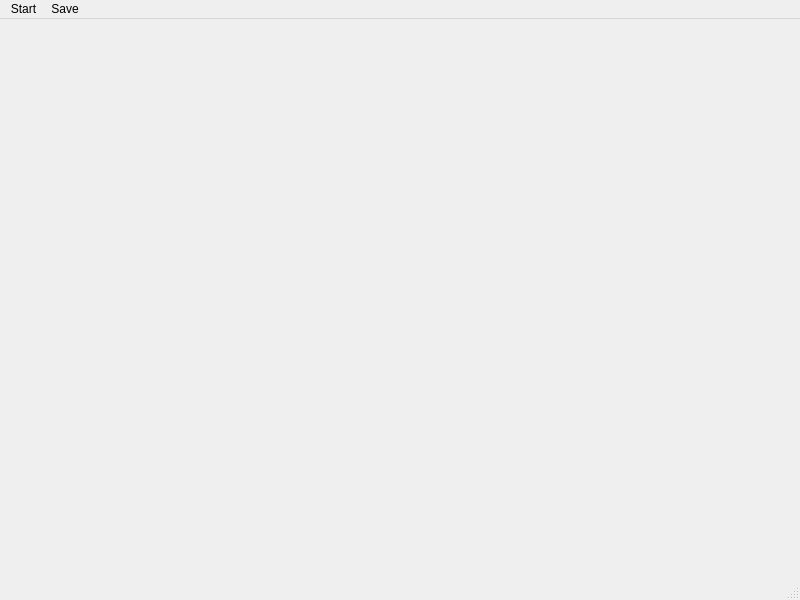
<?xml version="1.0" encoding="UTF-8"?>
<ui version="4.0">
 <class>MainWindow</class>
 <widget class="QMainWindow" name="MainWindow">
  <property name="geometry">
   <rect>
    <x>0</x>
    <y>0</y>
    <width>800</width>
    <height>600</height>
   </rect>
  </property>
  <property name="windowTitle">
   <string>OAST</string>
  </property>
  <widget class="QWidget" name="centralwidget"/>
  <widget class="QMenuBar" name="menubar">
   <property name="geometry">
    <rect>
     <x>0</x>
     <y>0</y>
     <width>800</width>
     <height>20</height>
    </rect>
   </property>
   <widget class="QMenu" name="menuStart">
    <property name="title">
     <string>Start</string>
    </property>
    <addaction name="actionBrute"/>
    <addaction name="actionEvoDAP"/>
    <addaction name="actionEvoDDAP"/>
   </widget>
   <widget class="QMenu" name="menuSave">
    <property name="title">
     <string>Save</string>
    </property>
    <addaction name="actionSaveBrute"/>
    <addaction name="actionSaveEvoDAP"/>
    <addaction name="actionSaveEvoDDAP"/>
   </widget>
   <addaction name="menuStart"/>
   <addaction name="menuSave"/>
  </widget>
  <widget class="QStatusBar" name="statusbar"/>
  <action name="actionBrute">
   <property name="text">
    <string>Brute force (DAP and DDAP)</string>
   </property>
  </action>
  <action name="actionEvoDAP">
   <property name="text">
    <string>Evolutionary algorithm (DAP)</string>
   </property>
  </action>
  <action name="actionAboutNetwork">
   <property name="text">
    <string>About network</string>
   </property>
  </action>
  <action name="action">
   <property name="text">
    <string>About algorithms</string>
   </property>
  </action>
  <action name="actionAboutAuthors">
   <property name="text">
    <string>About authors</string>
   </property>
  </action>
  <action name="actionEvoDDAP">
   <property name="text">
    <string>Evolutionary algorithm (DDAP)</string>
   </property>
  </action>
  <action name="actionSaveBrute">
   <property name="text">
    <string>Brute force solution</string>
   </property>
  </action>
  <action name="actionSaveEvoDAP">
   <property name="text">
    <string>Evolutionary DAP solution</string>
   </property>
  </action>
  <action name="actionSaveEvoDDAP">
   <property name="text">
    <string>Evolutionary DDAP solution</string>
   </property>
  </action>
 </widget>
 <resources/>
 <connections/>
</ui>
